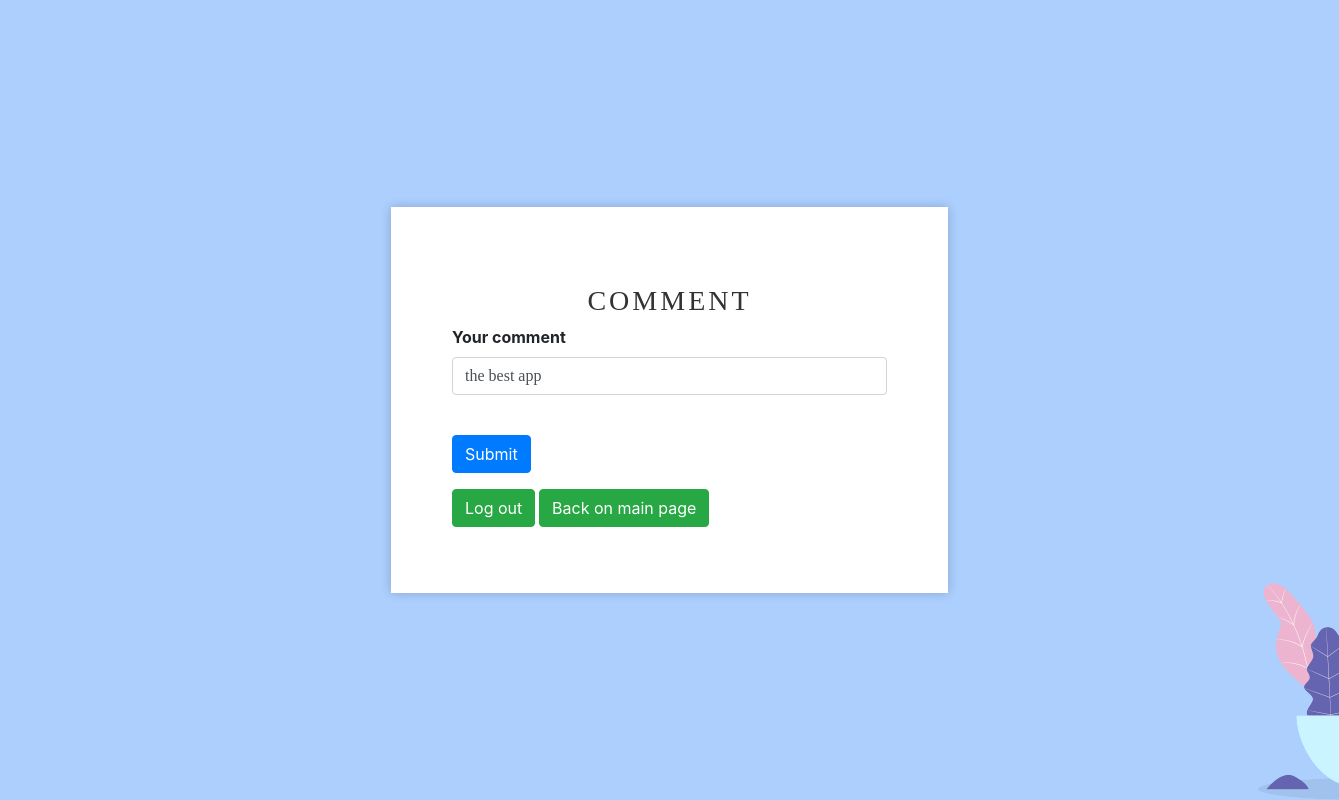
Before: /commentsedit/6 (signed in) with the older database file.
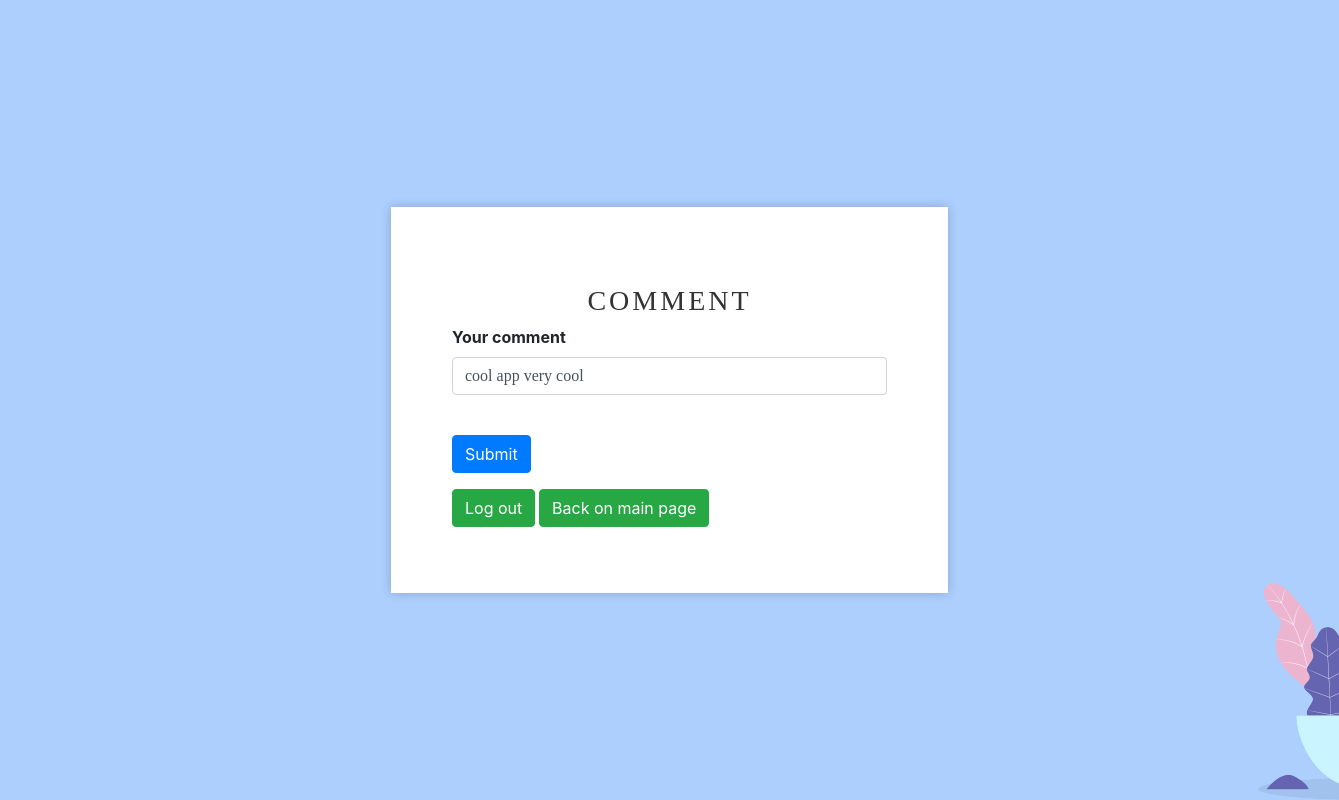
After: the same page with the newer database file.
### data/comments.py (models this page shows, shortened)
class News(SqlAlchemyBase, SerializerMixin):
    __tablename__ = 'news'
    id = sqlalchemy.Column(sqlalchemy.Integer,
                           primary_key=True, autoincrement=True)
    content = sqlalchemy.Column(sqlalchemy.String, nullable=True)
    created_date = sqlalchemy.Column(sqlalchemy.DateTime,
                                     default=datetime.datetime.now)
    usid = sqlalchemy.Column(sqlalchemy.Integer, nullable=True)
    user_id = sqlalchemy.Column(sqlalchemy.Integer,
                                sqlalchemy.ForeignKey("users.id"))
    user = orm.relation('User')

### main.py (the view, shortened to what this page needs)
@app.route('/commentsedit/<int:id>', methods=['GET', 'POST'])
@login_required
def edit_news(id):
    form = AddJobForm()
    if request.method == "GET":
        db_sess = db_session.create_session()
        news = db_sess.query(News).filter(News.id == id,
                                          News.usid == current_user.id
                                          ).first()
        if news:
            form.content.data = news.content
            us = news.usid
        else:
            abort(404)
    return render_template('addcomment.html',
                           title='Редактирование новости',
                           form=form
                           )

### data/add_comment.py
class AddJobForm(FlaskForm):
    content = StringField('Your comment', validators=[DataRequired()])
    submit = SubmitField('Submit')

### data/db_session.py (called while the page is built)
def create_session() -> Session:
    global __factory
    return __factory()

### main.py (called while the page is built)
@login_manager.user_loader
def load_user(user_id):
    db_sess = db_session.create_session()
    return db_sess.query(User).get(user_id)

### templates/addcomment.html (shortened to what this page needs)
<!DOCTYPE html>
<html>
	<head>
		<link rel="stylesheet" href="../static/fonts/style.css">
		<link rel="stylesheet" href="../static/css/regstyle.css">
        <link rel="stylesheet" href="https://stackpath.bootstrapcdn.com/bootstrap/4.4.1/css/bootstrap.min.css"
>
	</head>
	<body>
	<div class="wrapper">
        <table>
        <tr>
        <th>
		<form action="" method="post">
            <h3>Comment</h3>
			<div class="inner">
				<form action="" method="post">
        <p>
            {{ form.content.label }}<br>
            {{ form.content(class="form-control") }}<br>
        <p>{{ form.submit(type="submit", class="btn btn-primary") }}</p>
                    <a class="btn btn-success" href="/logout">Log out</a>
        <a class="btn btn-success" href="/">Back on main page</a>
        </th>
        </tr>
    </table>
        <img src="../static/img/image-2.png" alt="" class="image-2">
</body>
</html>

### static/css/regstyle.css (style rules this page uses)
* { -webkit-box-sizing: border-box; -moz-box-sizing: border-box; box-sizing: border-box; }
body { font-family: "Muli-Regular"; font-size: 14px; margin: 0; color: #999; }
input, textarea, select, button { font-family: "Muli-Regular"; }
p, h1, h2, h3, h4, h5, h6, ul { margin: 0; }
img { max-width: 100%; }
a { text-decoration: none; }
.wrapper { min-height: 100vh; display: flex; align-items: center; justify-content: center; background: #accffe; }
.inner { position: relative; width: 435px; }
.image-2 { position: absolute; bottom: 0; right: -129px; }
form { width: 100%; position: relative; z-index: 9; padding: 77px 61px 66px; background: #fff; box-shadow: 0px 0px 10px 0px rgba(0, 0, 0, 0.2); -webkit-box-shadow: 0px 0px 10px 0px rgba(0, 0, 0, 0.2); -moz-box-shadow: 0px 0px 10px 0px rgba(0, 0, 0, 0.2); -ms-box-shadow: 0px 0px 10px 0px rgba(0, 0, 0, 0.2); -o-box-shadow: 0px 0px 10px 0px rgba(0, 0, 0, 0.2); }
h3 { text-transform: uppercase; font-size: 25px; font-family: "Muli-SemiBold"; color: #333; letter-spacing: 3px; text-align: center; margin-bottom: 33px; }
.form-control { border: none; border-bottom: 1px solid #e6e6e6; display: block; width: 100%; height: 38px; background: none; padding: 3px 42px 0px; color: #666; font-family: "Muli-SemiBold"; font-size: 16px; }

Changed rows visible on the page:
changed News: content "the best app" → "cool app very cool"
